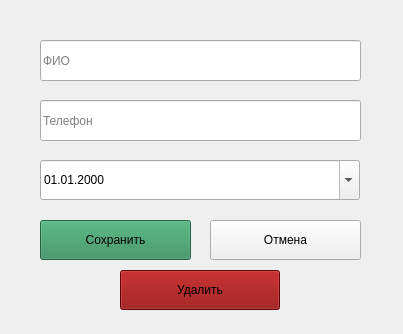
<?xml version="1.0" encoding="UTF-8"?>
<ui version="4.0">
 <class>MainWindow</class>
 <widget class="QMainWindow" name="MainWindow">
  <property name="geometry">
   <rect>
    <x>0</x>
    <y>0</y>
    <width>403</width>
    <height>334</height>
   </rect>
  </property>
  <property name="sizePolicy">
   <sizepolicy hsizetype="Fixed" vsizetype="Fixed">
    <horstretch>0</horstretch>
    <verstretch>0</verstretch>
   </sizepolicy>
  </property>
  <property name="windowTitle">
   <string/>
  </property>
  <property name="styleSheet">
   <string notr="true"/>
  </property>
  <widget class="QWidget" name="centralwidget">
   <widget class="QPushButton" name="save_but">
    <property name="geometry">
     <rect>
      <x>40</x>
      <y>220</y>
      <width>151</width>
      <height>40</height>
     </rect>
    </property>
    <property name="styleSheet">
     <string notr="true">background-color: seagreen</string>
    </property>
    <property name="text">
     <string>Сохранить</string>
    </property>
   </widget>
   <widget class="QPushButton" name="cancel_but">
    <property name="geometry">
     <rect>
      <x>210</x>
      <y>220</y>
      <width>151</width>
      <height>40</height>
     </rect>
    </property>
    <property name="styleSheet">
     <string notr="true"/>
    </property>
    <property name="text">
     <string>Отмена</string>
    </property>
   </widget>
   <widget class="QLineEdit" name="user_name_field">
    <property name="geometry">
     <rect>
      <x>40</x>
      <y>40</y>
      <width>321</width>
      <height>41</height>
     </rect>
    </property>
    <property name="inputMask">
     <string/>
    </property>
    <property name="text">
     <string/>
    </property>
    <property name="maxLength">
     <number>32767</number>
    </property>
    <property name="frame">
     <bool>true</bool>
    </property>
    <property name="placeholderText">
     <string>ФИО</string>
    </property>
   </widget>
   <widget class="QLineEdit" name="phone_field">
    <property name="geometry">
     <rect>
      <x>40</x>
      <y>100</y>
      <width>321</width>
      <height>41</height>
     </rect>
    </property>
    <property name="inputMask">
     <string/>
    </property>
    <property name="text">
     <string/>
    </property>
    <property name="maxLength">
     <number>32767</number>
    </property>
    <property name="frame">
     <bool>true</bool>
    </property>
    <property name="echoMode">
     <enum>QLineEdit::Normal</enum>
    </property>
    <property name="placeholderText">
     <string>Телефон</string>
    </property>
   </widget>
   <widget class="QDateEdit" name="date_field">
    <property name="geometry">
     <rect>
      <x>40</x>
      <y>160</y>
      <width>320</width>
      <height>40</height>
     </rect>
    </property>
    <property name="wrapping">
     <bool>false</bool>
    </property>
    <property name="buttonSymbols">
     <enum>QAbstractSpinBox::UpDownArrows</enum>
    </property>
    <property name="specialValueText">
     <string/>
    </property>
    <property name="currentSection">
     <enum>QDateTimeEdit::DaySection</enum>
    </property>
    <property name="displayFormat">
     <string>dd.MM.yyyy</string>
    </property>
    <property name="calendarPopup">
     <bool>true</bool>
    </property>
   </widget>
   <widget class="QPushButton" name="delete_contact_but">
    <property name="geometry">
     <rect>
      <x>120</x>
      <y>270</y>
      <width>160</width>
      <height>40</height>
     </rect>
    </property>
    <property name="styleSheet">
     <string notr="true">background-color: darkred</string>
    </property>
    <property name="text">
     <string>Удалить</string>
    </property>
   </widget>
  </widget>
 </widget>
 <resources/>
 <connections/>
</ui>
